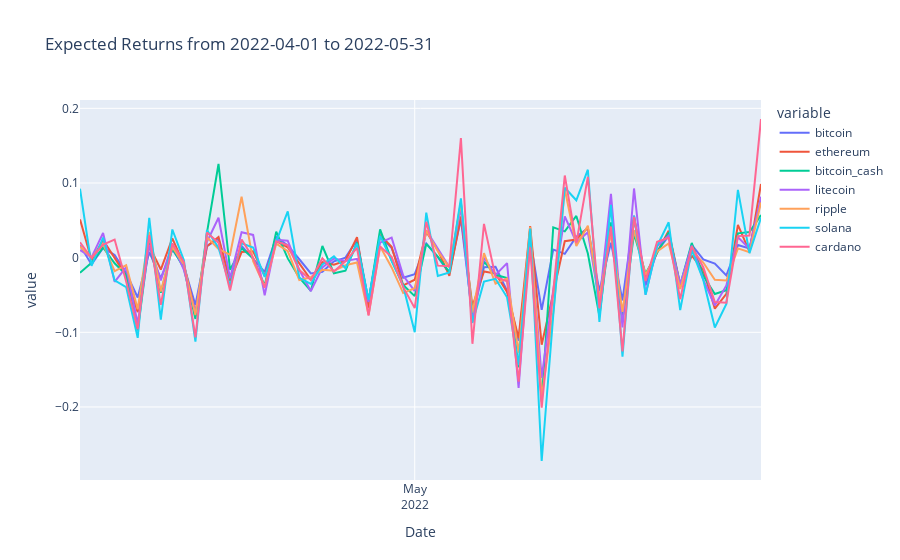

The notebook cell saved with this chart:
### Markdown cell above
## Simple Returns
1. Compute the ___percentage change___ between the current and a prior value, for each coin.
1. Plot the returns to examine coins with high and low ___volatility___.

### Code cell
''' Daily simple returns '''

import plotly.express as px

simple_returns_df = market_df[_l_coin_ids].pct_change(periods=1)
simple_returns_df["Date"] = market_df["Date"]
simple_returns_df.dropna(inplace=True)

_title = "Expected Returns from "+str(market__cap_df["Date"].min())+ \
        " to "+str(market__cap_df["Date"].max())
fig = px.line(simple_returns_df, x="Date", y=simple_returns_df.columns,
              hover_data={"Date": "|%B %d, %Y"},
              title=_title)
fig.update_xaxes(
    dtick="M1",
    tickformat="%b\n%Y")
fig.show()

#simple_returns_df.plot(kind="line",
#               figsize=(20,10),
#               title=_title,
#               fontsize=12)
